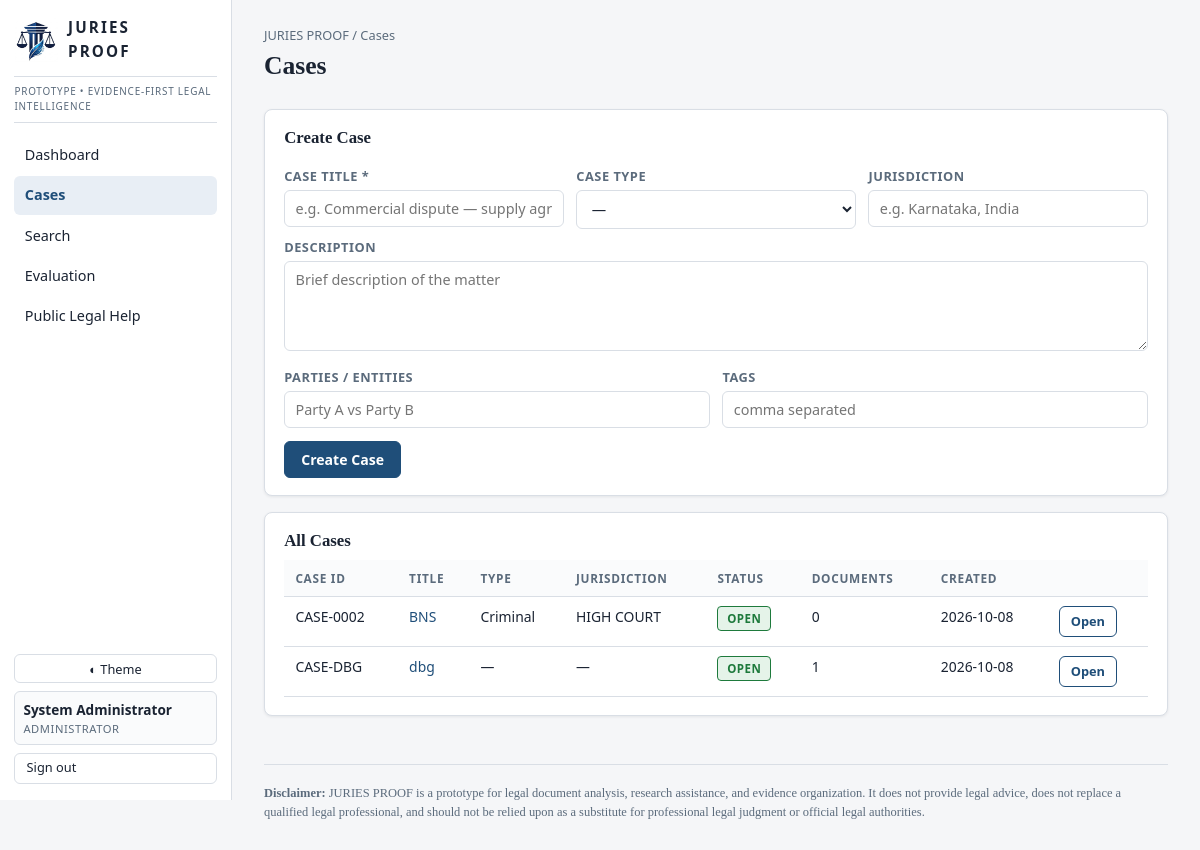
The app's page /cases (signed in) with its own data.
### tables this page shows
CREATE TABLE users (
    id INTEGER PRIMARY KEY AUTOINCREMENT,
    username TEXT UNIQUE NOT NULL,
    password_hash TEXT NOT NULL,
    role TEXT NOT NULL DEFAULT 'analyst',
    display_name TEXT,
    created_at TEXT NOT NULL
);

CREATE TABLE cases (
    id TEXT PRIMARY KEY,
    title TEXT NOT NULL,
    case_type TEXT,
    jurisdiction TEXT,
    status TEXT NOT NULL DEFAULT 'Open',
    description TEXT,
    parties TEXT,
    tags TEXT,
    created_at TEXT NOT NULL,
    updated_at TEXT NOT NULL
);

### app.py (the view)
@app.route("/cases")
@login_required
def cases_page():
    all_cases = query(
        "SELECT c.*, "
        "(SELECT COUNT(*) FROM documents d WHERE d.case_id=c.id) docs "
        "FROM cases c ORDER BY c.created_at DESC")
    return render_template("cases.html", cases=all_cases)

### app.py (called while the page is built)
def current_user():
    uid = session.get("uid")
    if not uid:
        return None
    return query("SELECT * FROM users WHERE id = ?", (uid,), one=True)

def login_required(f):
    @wraps(f)
    def wrapper(*args, **kwargs):
        if not session.get("uid"):
            return redirect(url_for("login"))
        return f(*args, **kwargs)
    return wrapper

@app.context_processor
def inject_globals():
    user = current_user()
    return dict(now=datetime.utcnow(), current_user=user,
                role_labels=ROLE_LABELS, app_name="JURIES PROOF",
                llm_configured=config.llm_configured())

### jp/config.py (called while the page is built)
def llm_configured():
    return bool(GEMINI_API_KEY or OPENAI_API_KEY)

### jp/db.py (called while the page is built)
def get_db():
    os.makedirs(os.path.dirname(DB_PATH), exist_ok=True)
    conn = sqlite3.connect(DB_PATH)
    conn.row_factory = sqlite3.Row
    conn.execute("PRAGMA foreign_keys = ON")
    return conn

def query(sql, params=(), one=False):
    conn = get_db()
    cur = conn.execute(sql, params)
    rows = cur.fetchall()
    conn.close()
    return (rows[0] if rows else None) if one else rows

### templates/cases.html (shortened to what this page needs)
{% extends "base.html" %}
{% block content %}
<div class="page-head">
  <div>
    <div class="crumbs">JURIES PROOF / Cases</div>
    <h1>Cases</h1>
  </div>
</div>
{% if current_user.role in ['admin','analyst','law_enforcement'] %}
<div class="card">
  <h3>Create Case</h3>
  <form method="post" action="{{ url_for('create_case') }}">
    <div class="form-row">
      <div><label for="title">Case Title *</label><input type="text" id="title" name="title" required placeholder="e.g. Commercial dispute — supply agreement"></div>
      <div><label for="case_type">Case Type</label>
        <select id="case_type" name="case_type">
          <option value="">—</option>
        </select></div>
      <div><label for="jurisdiction">Jurisdiction</label><input type="text" id="jurisdiction" name="jurisdiction" placeholder="e.g. Karnataka, India"></div>
    </div>
    <label for="description">Description</label>
    <textarea id="description" name="description" placeholder="Brief description of the matter"></textarea>
    <div class="form-row">
      <div><label for="parties">Parties / Entities</label><input type="text" id="parties" name="parties" placeholder="Party A vs Party B"></div>
      <div><label for="tags">Tags</label><input type="text" id="tags" name="tags" placeholder="comma separated"></div>
    </div>
    <div style="margin-top:.8rem;"><button type="submit" class="btn">Create Case</button></div>
  </form>
</div>
{% endif %}
<div class="card">
  <h3>All Cases</h3>
  {% if cases %}
  <div class="table-wrap">
  <table class="data">
    <thead><tr><th>Case ID</th><th>Title</th><th>Type</th><th>Jurisdiction</th><th>Status</th><th>Documents</th><th>Created</th><th></th></tr></thead>
    <tbody>
      {% for c in cases %}
      <tr>
        <td class="mono">{{ c.id }}</td>
        <td><a href="{{ url_for('case_detail', case_id=c.id) }}">{{ c.title }}</a></td>
        <td>{{ c.case_type or '—' }}</td>
        <td>{{ c.jurisdiction or '—' }}</td>
        <td><span class="badge badge-{{ 'ready' if c.status=='Open' else 'neutral' }}">{{ c.status }}</span></td>
        <td>{{ c.docs }}</td>
        <td class="meta">{{ c.created_at[:10] }}</td>
        <td><a class="btn btn-sm btn-secondary" href="{{ url_for('case_detail', case_id=c.id) }}">Open</a></td>
      </tr>
      {% endfor %}
    </tbody>
  </table>
  </div>
  {% else %}
  <p>No cases yet. Create a case and upload a PDF to begin.</p>
  {% endif %}
</div>
{% endblock %}

### templates/base.html (shortened to what this page needs)
<!DOCTYPE html>
<html lang="en" data-theme="light">
<head>
  <link rel="stylesheet" href="{{ url_for('static', filename='css/style.css') }}">
</head>
<body>
  <div class="layout">
    <aside class="sidebar">
      <a class="brand" href="{{ url_for('dashboard') }}">
        <img src="{{ url_for('static', filename='img/logo.png') }}" alt="JURIES PROOF logo" class="brand-logo">
        <span class="brand-text">JURIES<br>PROOF</span>
      </a>
      <p class="banner">PROTOTYPE &bull; EVIDENCE-FIRST LEGAL INTELLIGENCE</p>
      {% if current_user and current_user.role != 'public' %}
      <nav class="nav">
        <a href="{{ url_for('dashboard') }}" class="{{ 'active' if request.path in ['/', '/dashboard'] }}">Dashboard</a>
        <a href="{{ url_for('cases_page') }}" class="{{ 'active' if request.path.startswith('/cases') and 'research' not in request.path }}">Cases</a>
        <a href="{{ url_for('global_search') }}" class="{{ 'active' if request.path.startswith('/search') }}">Search</a>
        <a href="{{ url_for('evaluation_page') }}" class="{{ 'active' if request.path.startswith('/evaluation') }}">Evaluation</a>
        <a href="{{ url_for('public_help') }}">Public Legal Help</a>
      </nav>
      {% else %}
      <nav class="nav">
        <a href="{{ url_for('public_help') }}" class="{{ 'active' if request.path.startswith('/public-help') }}">Public Legal Help</a>
      </nav>
      {% endif %}
      <div class="sidebar-footer">
        <button id="theme-toggle" class="btn btn-ghost btn-sm" type="button" aria-label="Toggle light/dark theme">◐ Theme</button>
        {% if current_user %}
          <div class="user-chip">
            <span class="user-name">{{ current_user.display_name or current_user.username }}</span>
            <span class="user-role">{{ role_labels[current_user.role] }}</span>
          </div>
          <a class="btn btn-ghost btn-sm" href="{{ url_for('logout') }}">Sign out</a>
        {% endif %}
      </div>
    </aside>
    <main class="content">
      {% block content %}{% endblock %}
      <footer class="footer">
        <p><strong>Disclaimer:</strong> JURIES PROOF is a prototype for legal document analysis, research assistance, and evidence organization. It does not provide legal advice, does not replace a qualified legal professional, and should not be relied upon as a substitute for professional legal judgment or official legal authorities.</p>
      </footer>
    </main>
  </div>
</body>
</html>

### records on screen
users: display_name "System Administrator", role "ADMINISTRATOR"
cases: id "CASE-0002", title "BNS", case_type "Criminal", jurisdiction "HIGH COURT", status "OPEN", docs "0", created_at "2026-10-08"
cases: id "CASE-DBG", title "dbg", case_type "—", jurisdiction "—", status "OPEN", docs "1", created_at "2026-10-08"
